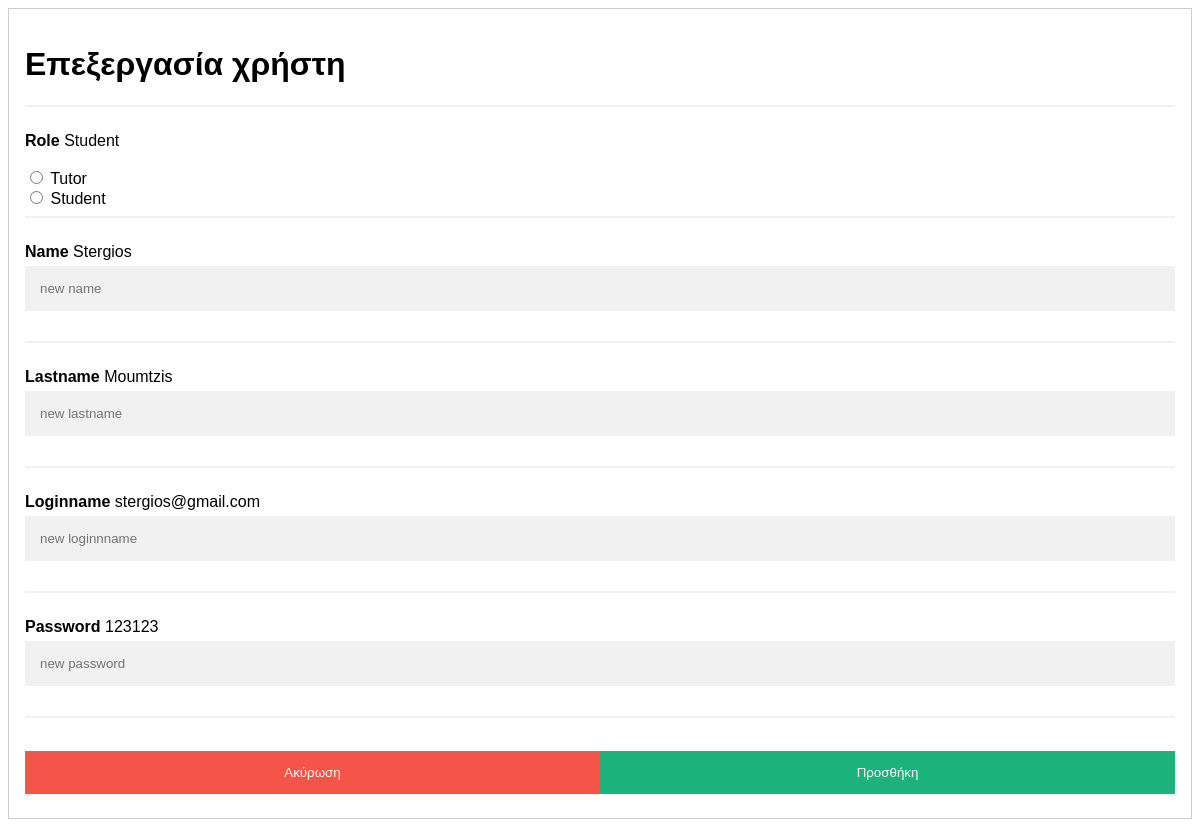
The page /updateUser.php?link=stergios@gmail.com (signed in) on the database its author committed.
### tables this page shows
CREATE TABLE `users` (
  `Role` varchar(30) NOT NULL,
  `Name` varchar(30) NOT NULL,
  `Lastname` varchar(30) NOT NULL,
  `Loginname` varchar(30) NOT NULL,
  `Password` varchar(30) NOT NULL
);

### updateUser.php (the view, shortened to what this page needs)
<?php
    include "functions.php";
    $id = $_GET['link'];
    $sql = "SELECT * FROM users WHERE Loginname = '$id'";
    $data =  mysqli_query($conn, $sql);
    $row = mysqli_fetch_assoc($data);
?>
<!DOCTYPE html>
<html>
    <body>
    <form action="" method="post" style="border:1px solid #ccc">
        <div class="container">
            <h1>Επεξεργασία χρήστη</h1>
            <hr>
            <label for="role"><b>Role</b></label>
            <?php echo $row["Role"]?>
            <br>
            <br>
            <input type="radio" id="admin" name="select-user" value="Tutor" required>
            <label for="admin">Tutor</label><br>
            <input type="radio" id="not-admin" name="select-user" value="Student" required>
            <label for="not-admin">Student</label><br>
            <hr>
            <label for="name"><b>Name</b></label>
            <?php echo $row["Name"]?>
            <input type="text" name="name"  placeholder="new name" required>
            <hr>
            <label for="lastname"><b>Lastname</b></label>
            <?php echo $row["Lastname"]?>
            <input type="text" placeholder="new lastname" name="lastname" required>
            <hr>
            <label for="loginname"><b>Loginname</b></label>
            <?php echo $row["Loginname"]?>
            <input type="text" placeholder="new loginnname" name="loginname" required>
            <hr>
            <label for="password"><b>Password</b></label>
            <?php echo $row["Password"]?>
            <input type="text" placeholder="new password" name="password" required>
            <hr>
            <div class="clearfix">
                <a href="editUser.php">
                    <button type="button" class="cancelbtn">Ακύρωση</button>
                <button type="submit" class="add" name="add-button">Προσθήκη</button>
            </div>
        </div>
    </form>
    </body>
</html>

### updateUser.php (style rules this page uses)
body { font-family: Arial, Helvetica, sans-serif; }
* { box-sizing: border-box }
input[type=text], input[type=password] { width: 100%; padding: 15px; margin: 5px 0 22px 0; display: inline-block; border: none; background: #f1f1f1; }
hr { border: 1px solid #f1f1f1; margin-bottom: 25px; }
button { background-color: #04AA6D; color: white; padding: 14px 20px; margin: 8px 0; border: none; cursor: pointer; width: 100%; opacity: 0.9; }
.cancelbtn { padding: 14px 20px; background-color: #f44336; }
.cancelbtn, .add { float: left; width: 50%; }
.container { padding: 16px; }
.clearfix::after { content: ""; clear: both; display: table; }

### rows shown on the page
users: Role "Student", Name "Stergios", Lastname "Moumtzis", Loginname "stergios@gmail.com", Password "123123"
